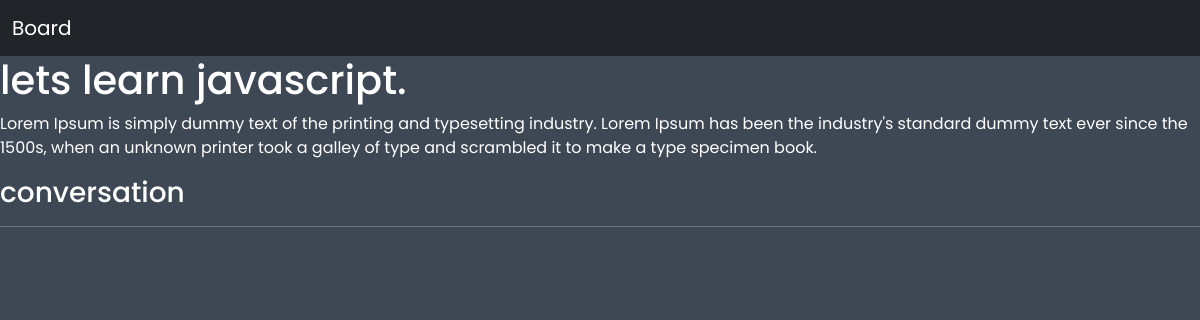
The page /room/1/ on the database its author committed.
### myapp/models.py (models this page shows, shortened)
class Room(models.Model):
    host = models.ForeignKey(User,on_delete=models.SET_NULL , null=True)
    topic = models.ForeignKey(Topic,on_delete=models.SET_NULL , null=True)
    name = models.CharField(max_length=100)
    description = models.TextField(null=True,blank=True)
    updated = models.DateTimeField(auto_now=True)
    created = models.DateTimeField(auto_now_add=True)
    class Meta:
        ordering = ['-updated', '-created']   # displaying first the newest items that  created  or updated on top

### myapp/views.py (the view)
# urls.py: path('room/<str:pk>/', views.room_pg, name='room'),
def room_pg(request, pk):
    room = Room.objects.get(id=pk)
    messages = room.message_set.all()
    context = {'room' : room, 'messages': messages}
    return render(request,'basic/room.html' ,context)

### templates/basic/room.html (shortened to what this page needs)
{% extends 'basic/home.html' %}
 {% block content%}
 <h1>{{room.name}}</h1>
<p>{{room.description}}</p>
<div class="comment-wrapper">
    <h3>conversation</h3>
    <hr>
</div>
{% endblock %}

### static/css/main.css (style rules this page uses)
* { margin: 0; padding: 0; font-family: "Poppins", sans-serif; box-sizing: border-box; scroll-behavior: smooth; scroll-padding-top: 2rem; list-style: none; text-decoration: none; }
body { background-color:#3e4754; color: rgb(255, 255, 255); }

### rows shown on the page
Room: name "lets learn javascript.", description "Lorem Ipsum is simply dummy text of the printing and typesetting industry. Lorem Ipsum has been the industry's standard dummy text ever since the 1500s, when an unknown printer took a galley of type and scrambled it to make a type specimen book."
